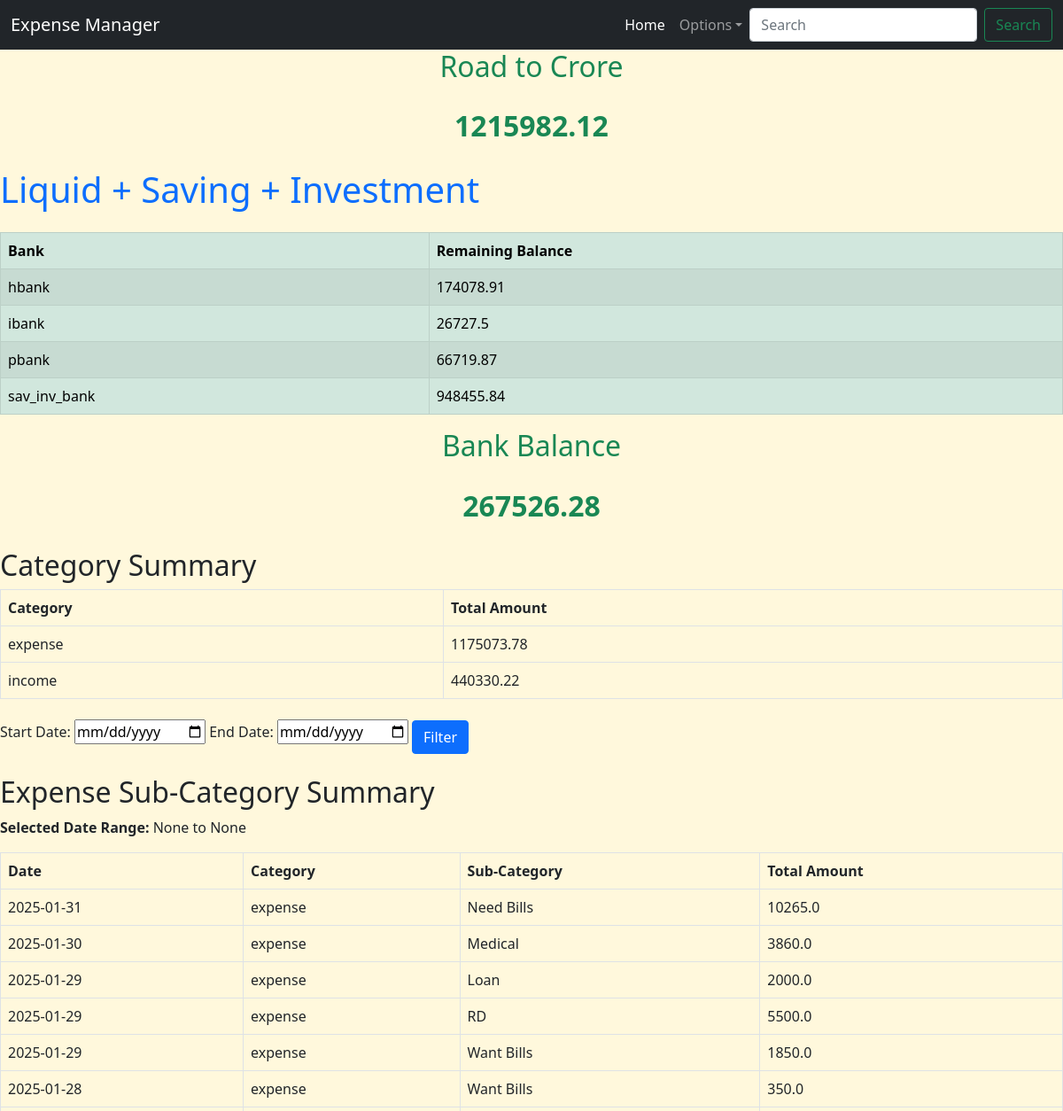
The app's page /summary (upper part), older data.
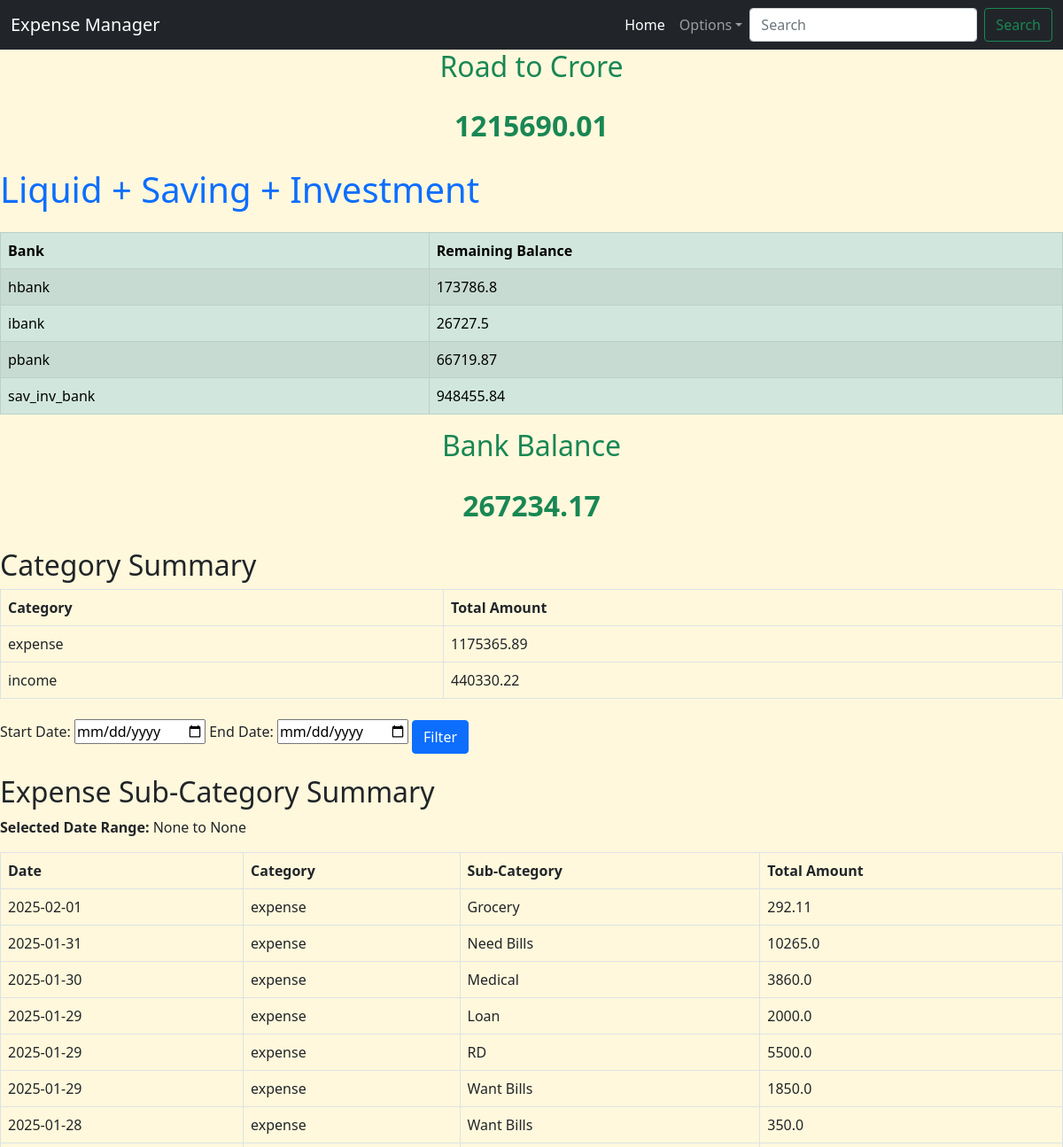
The same page, newer data.
### app.py (models this page shows)
class IncomeExpenseManager(db.Model):
    id = db.Column(db.Integer, primary_key=True)
    date = db.Column(db.Date, nullable=False)
    from_bank = db.Column(db.String(10), nullable=True)
    to_bank = db.Column(db.String(10), nullable=True)
    category = db.Column(db.String(20), nullable=False)
    sub_category = db.Column(db.String(50), nullable=False)
    description = db.Column(db.String(100), nullable=False)
    amount = db.Column(db.Float, nullable=False)

### app.py (the view)
@app.route('/summary')
def category_summary():
    start_date = request.args.get('start_date')
    end_date = request.args.get('end_date')
    category_summary = db.session.query(IncomeExpenseManager.category, db.func.sum(IncomeExpenseManager.amount).label('total_amount')).group_by(IncomeExpenseManager.category).all() #.filter(IncomeExpenseManager.date.between(start_date, end_date))
    query = db.session.query(IncomeExpenseManager.date, IncomeExpenseManager.category, IncomeExpenseManager.sub_category, db.func.sum(IncomeExpenseManager.amount).label('total_amount')).group_by(IncomeExpenseManager.date, IncomeExpenseManager.category, IncomeExpenseManager.sub_category).order_by(IncomeExpenseManager.date.desc())
    if start_date and end_date:
        query = query.filter(IncomeExpenseManager.date.between(start_date, end_date))
    exp_sub_category_summary = query.filter(IncomeExpenseManager.category == 'expense').all()
    inc_sub_category_summary = query.filter(IncomeExpenseManager.category == 'income').all()
    from_bank_summary = db.session.query(IncomeExpenseManager.from_bank, db.func.sum(IncomeExpenseManager.amount).label('balance')).filter(IncomeExpenseManager.from_bank.isnot(None)).group_by(IncomeExpenseManager.from_bank).all() #, IncomeExpenseManager.date.between(start_date, end_date)
    to_bank_summary = db.session.query(IncomeExpenseManager.to_bank, db.func.sum(IncomeExpenseManager.amount).label('balance')).filter(IncomeExpenseManager.to_bank.isnot(None)).group_by(IncomeExpenseManager.to_bank).all() #, IncomeExpenseManager.date.between(start_date, end_date)
    included_banks = ['hbank', 'ibank', 'pbank']  # Exclude the other two
    select_from_bank_summary = db.session.query(IncomeExpenseManager.from_bank, db.func.sum(IncomeExpenseManager.amount).label('balance')).filter(IncomeExpenseManager.from_bank.isnot(None)).filter(IncomeExpenseManager.from_bank.in_(included_banks)).group_by(IncomeExpenseManager.from_bank).all()
    select_to_bank_summary = db.session.query(IncomeExpenseManager.to_bank, db.func.sum(IncomeExpenseManager.amount).label('balance')).filter(IncomeExpenseManager.to_bank.isnot(None)).filter(IncomeExpenseManager.to_bank.in_(included_banks)).group_by(IncomeExpenseManager.to_bank).all()
    bank_balances = {}
    for bank, balance in from_bank_summary:
        bank_balances[bank] = bank_balances.get(bank, 0) - balance  # removed - above in from_bank_summary and added - here
    for bank, balance in to_bank_summary:
        bank_balances[bank] = bank_balances.get(bank, 0) + balance
    select_bank_balances = {}
    for bank, balance in select_from_bank_summary:
        select_bank_balances[bank] = select_bank_balances.get(bank, 0) - balance  # removed - above in from_bank_summary and added - here
    for bank, balance in select_to_bank_summary:
        select_bank_balances[bank] = select_bank_balances.get(bank, 0) + balance
    total_bank_balance = sum(bank_balances.values())
    select_total_bank_balance = sum(select_bank_balances.values())
    return render_template('category_summary.html', category_summary=category_summary, exp_sub_category_summary=exp_sub_category_summary, inc_sub_category_summary=inc_sub_category_summary, bank_balances=bank_balances, total_bank_balance=total_bank_balance, select_bank_balances=select_bank_balances, select_total_bank_balance=select_total_bank_balance, start_date=start_date, end_date=end_date) #saving_summary=saving_summary, invest_summary=invest_summary,start_date=start_date.strftime('%Y-%m-%d'), end_date=end_date.strftime('%Y-%m-%d'),

### templates/category_summary.html (shortened to what this page needs)
{% extends 'base.html' %}
{% block content %}
<h2 class="mb-4 text-success text-center">Road to Crore</h2>
<p class="mb-4 text-success text-center fs-2"><strong>{{ total_bank_balance | round(2) }}</strong></p>
<h1 class="mb-4 text-primary">Liquid + Saving + Investment</h1>
{% if bank_balances %}
<table class="table table-success table-striped table-bordered table-hover">
    <thead>
        <tr>
            <th scope="col">Bank</th>
            <th scope="col">Remaining Balance</th>
        </tr>
    </thead>
    <tbody>
        {% for bank, balance in bank_balances.items() %}
        <tr>
            <td>{{ bank if bank else 'None' }}</td>
            <td>{{ balance | round(2) }}</td>
        </tr>
        {% endfor %}
    </tbody>
</table>
{% else %}
<p>No bank balances available.</p>
{% endif %}
<h2 class="mb-4 text-success text-center">Bank Balance</h2>
<p class="mb-4 text-success text-center fs-2"><strong>{{ select_total_bank_balance | round(2) }}</strong></p>
<h2 class="mt-4">Category Summary</h2>
{% if category_summary %}
<table class="table table-bordered table-hover">
    <thead>
        <tr>
            <th scope="col">Category</th>
            <th scope="col">Total Amount</th>
        </tr>
    </thead>
    <tbody>
        {% for category, total_amount in category_summary %}
        <tr>
            <td>{{ category }}</td>
            <td>{{ total_amount | round(2) }}</td>
        </tr>
        {% endfor %}
    </tbody>
</table>
{% else %}
<p>No category data available.</p>
{% endif %}
<form method="GET" action="{{ url_for('category_summary') }}" class="mb-3">
    <label for="start_date">Start Date:</label>
    <input type="date" name="start_date" id="start_date" value="{{ start_date }}" class="">
    <label for="end_date">End Date:</label>
    <input type="date" name="end_date" id="end_date" value="{{ end_date }}" class="">
    <button type="submit" class="btn btn-primary mt-2">Filter</button>
</form>
<h2 class="mt-4">Expense Sub-Category Summary</h2>
<p><strong>Selected Date Range:</strong> {{ start_date }} to {{ end_date }}</p>
{% if exp_sub_category_summary %}
<table class="table table-bordered table-hover">
    <thead>
        <tr>
            <th scope="col">Date</th>
            <th scope="col">Category</th>
            <th scope="col">Sub-Category</th>
            <th scope="col">Total Amount</th>
        </tr>
    </thead>
    <tbody>
        {% for date, category, sub_category, total_amount in exp_sub_category_summary %}
        <tr>
            <td>{{ date.strftime('%Y-%m-%d') }}</td>
            <td>{{ category }}</td>
            <td>{{ sub_category }}</td>
            <td>{{ total_amount | round(2) }}</td>
        </tr>
        {% endfor %}
    </tbody>
</table>
{% else %}
<p>No expense sub-category data available for selected date range.</p>
{% endif %}
{% endblock %}

Row changes from the older to the newer data that the page shows:
added IncomeExpenseManager: strftime "2025-02-01", category "expense", sub_category "Grocery", amount "292.11"
Text that changed along with them:
{{ total_bank_balance | round(2) }}: "1215982.12" → "1215690.01"
{{ select_total_bank_balance | round(2) }}: "267526.28" → "267234.17"
new list line: "hbank 173786.8"
new list line: "expense 1175365.89"
list line gone: "hbank 174078.91"
list line gone: "expense 1175073.78"
